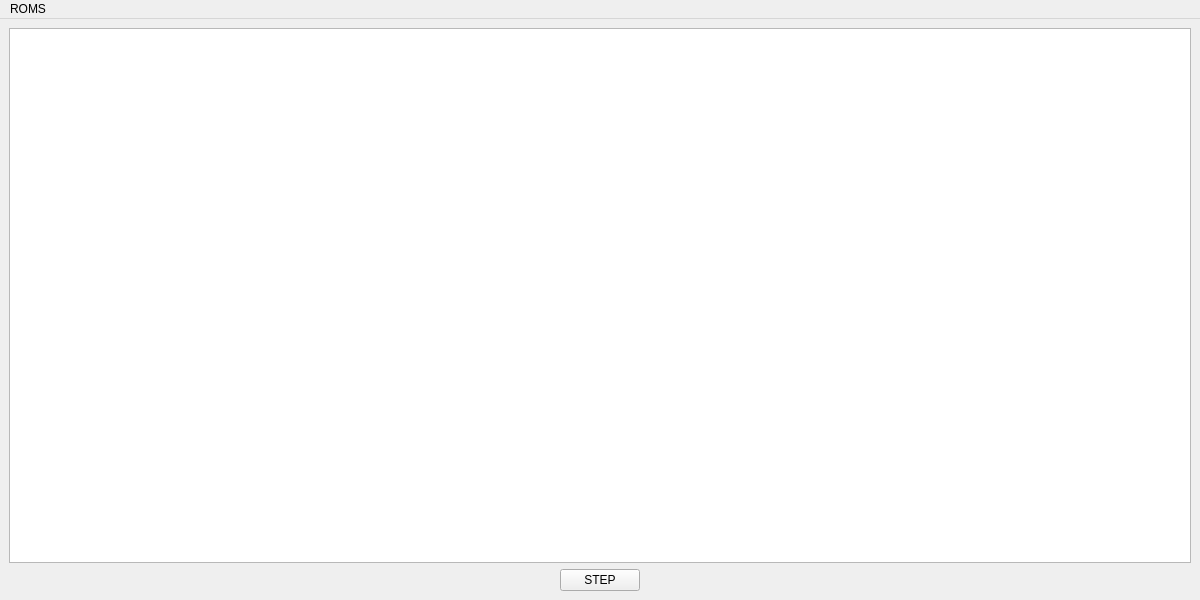
<?xml version="1.0" encoding="UTF-8"?>
<ui version="4.0">
 <class>MainWindow</class>
 <widget class="QMainWindow" name="MainWindow">
  <property name="geometry">
   <rect>
    <x>0</x>
    <y>0</y>
    <width>1200</width>
    <height>600</height>
   </rect>
  </property>
  <property name="windowTitle">
   <string>MainWindow</string>
  </property>
  <widget class="QWidget" name="centralwidget">
   <layout class="QVBoxLayout" name="verticalLayout">
    <item>
     <widget class="QGraphicsView" name="graphicsView">
      <property name="enabled">
       <bool>true</bool>
      </property>
      <property name="sizePolicy">
       <sizepolicy hsizetype="Expanding" vsizetype="Expanding">
        <horstretch>0</horstretch>
        <verstretch>0</verstretch>
       </sizepolicy>
      </property>
     </widget>
    </item>
    <item alignment="Qt::AlignmentFlag::AlignHCenter|Qt::AlignmentFlag::AlignBottom">
     <widget class="QPushButton" name="pushButton">
      <property name="text">
       <string>STEP</string>
      </property>
      <property name="autoDefault">
       <bool>false</bool>
      </property>
      <property name="default">
       <bool>false</bool>
      </property>
      <property name="flat">
       <bool>false</bool>
      </property>
     </widget>
    </item>
   </layout>
  </widget>
  <widget class="QMenuBar" name="menuBar">
   <property name="geometry">
    <rect>
     <x>0</x>
     <y>0</y>
     <width>1200</width>
     <height>19</height>
    </rect>
   </property>
   <widget class="QMenu" name="menuROMS">
    <property name="title">
     <string>ROMS</string>
    </property>
    <addaction name="actionLoad"/>
    <addaction name="actionReload"/>
   </widget>
   <addaction name="menuROMS"/>
  </widget>
  <action name="actionLoad">
   <property name="icon">
    <iconset theme="QIcon::ThemeIcon::SystemSearch"/>
   </property>
   <property name="text">
    <string>Load</string>
   </property>
  </action>
  <action name="actionReload">
   <property name="text">
    <string>Reload</string>
   </property>
   <property name="toolTip">
    <string>Reload ROM</string>
   </property>
  </action>
 </widget>
 <resources/>
 <connections/>
</ui>
